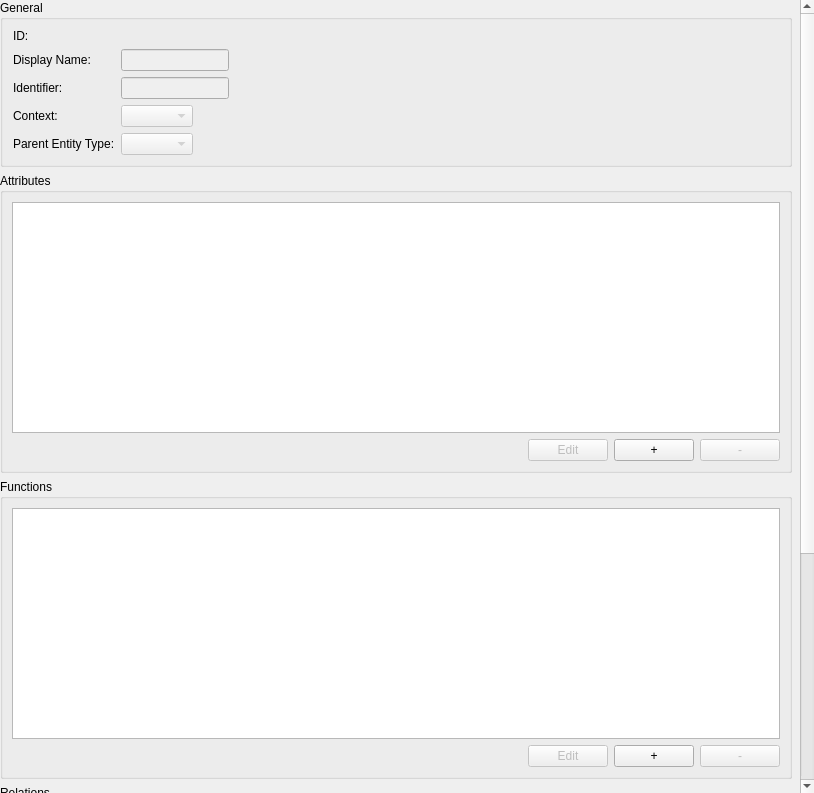
<?xml version="1.0" encoding="UTF-8"?>
<ui version="4.0">
 <class>MainWindowNS::PropertiesView</class>
 <widget class="QWidget" name="MainWindowNS::PropertiesView">
  <property name="geometry">
   <rect>
    <x>0</x>
    <y>0</y>
    <width>814</width>
    <height>793</height>
   </rect>
  </property>
  <property name="windowTitle">
   <string>Form</string>
  </property>
  <layout class="QVBoxLayout" name="verticalLayout_2" stretch="0">
   <property name="spacing">
    <number>0</number>
   </property>
   <property name="margin">
    <number>0</number>
   </property>
   <item>
    <widget class="QScrollArea" name="scrollArea">
     <property name="layoutDirection">
      <enum>Qt::LeftToRight</enum>
     </property>
     <property name="frameShape">
      <enum>QFrame::NoFrame</enum>
     </property>
     <property name="widgetResizable">
      <bool>true</bool>
     </property>
     <property name="alignment">
      <set>Qt::AlignHCenter|Qt::AlignTop</set>
     </property>
     <widget class="QWidget" name="scrollAreaWidgetContents">
      <property name="geometry">
       <rect>
        <x>0</x>
        <y>0</y>
        <width>799</width>
        <height>1110</height>
       </rect>
      </property>
      <layout class="QVBoxLayout" name="verticalLayout_5">
       <property name="leftMargin">
        <number>0</number>
       </property>
       <property name="topMargin">
        <number>0</number>
       </property>
       <property name="rightMargin">
        <number>0</number>
       </property>
       <property name="bottomMargin">
        <number>40</number>
       </property>
       <item>
        <widget class="QGroupBox" name="groupBoxGeneral">
         <property name="sizePolicy">
          <sizepolicy hsizetype="Fixed" vsizetype="Preferred">
           <horstretch>0</horstretch>
           <verstretch>0</verstretch>
          </sizepolicy>
         </property>
         <property name="minimumSize">
          <size>
           <width>792</width>
           <height>0</height>
          </size>
         </property>
         <property name="maximumSize">
          <size>
           <width>792</width>
           <height>16777215</height>
          </size>
         </property>
         <property name="title">
          <string>General</string>
         </property>
         <layout class="QVBoxLayout" name="verticalLayout_6">
          <item>
           <layout class="QFormLayout" name="formLayout">
            <property name="fieldGrowthPolicy">
             <enum>QFormLayout::FieldsStayAtSizeHint</enum>
            </property>
            <property name="leftMargin">
             <number>1</number>
            </property>
            <item row="1" column="0">
             <widget class="QLabel" name="label">
              <property name="text">
               <string>Display Name:</string>
              </property>
             </widget>
            </item>
            <item row="1" column="1">
             <widget class="QLineEdit" name="lineEditDisplayName">
              <property name="enabled">
               <bool>false</bool>
              </property>
             </widget>
            </item>
            <item row="3" column="0">
             <widget class="QLabel" name="label_2">
              <property name="text">
               <string>Context:</string>
              </property>
             </widget>
            </item>
            <item row="3" column="1">
             <widget class="QComboBox" name="comboBoxContext">
              <property name="enabled">
               <bool>false</bool>
              </property>
             </widget>
            </item>
            <item row="4" column="0">
             <widget class="QLabel" name="label_3">
              <property name="text">
               <string>Parent Entity Type:</string>
              </property>
             </widget>
            </item>
            <item row="4" column="1">
             <widget class="QComboBox" name="comboBoxParent">
              <property name="enabled">
               <bool>false</bool>
              </property>
             </widget>
            </item>
            <item row="2" column="0">
             <widget class="QLabel" name="label_4">
              <property name="text">
               <string>Identifier:</string>
              </property>
             </widget>
            </item>
            <item row="2" column="1">
             <widget class="QLineEdit" name="lineEditIdentifier">
              <property name="enabled">
               <bool>false</bool>
              </property>
             </widget>
            </item>
            <item row="0" column="0">
             <widget class="QLabel" name="label_5">
              <property name="text">
               <string>ID:</string>
              </property>
             </widget>
            </item>
            <item row="0" column="1">
             <widget class="QLabel" name="labelId">
              <property name="text">
               <string/>
              </property>
             </widget>
            </item>
           </layout>
          </item>
         </layout>
        </widget>
       </item>
       <item>
        <widget class="QGroupBox" name="groupBoxAttributes">
         <property name="sizePolicy">
          <sizepolicy hsizetype="Fixed" vsizetype="Minimum">
           <horstretch>0</horstretch>
           <verstretch>0</verstretch>
          </sizepolicy>
         </property>
         <property name="minimumSize">
          <size>
           <width>792</width>
           <height>300</height>
          </size>
         </property>
         <property name="maximumSize">
          <size>
           <width>792</width>
           <height>16777215</height>
          </size>
         </property>
         <property name="title">
          <string>Attributes</string>
         </property>
         <layout class="QVBoxLayout" name="verticalLayout">
          <item>
           <widget class="QTreeView" name="treeViewAttributes"/>
          </item>
          <item>
           <layout class="QHBoxLayout" name="horizontalLayout_2">
            <item>
             <spacer name="horizontalSpacer">
              <property name="orientation">
               <enum>Qt::Horizontal</enum>
              </property>
              <property name="sizeHint" stdset="0">
               <size>
                <width>40</width>
                <height>20</height>
               </size>
              </property>
             </spacer>
            </item>
            <item>
             <widget class="QPushButton" name="pushButtonEditAttribute">
              <property name="enabled">
               <bool>false</bool>
              </property>
              <property name="text">
               <string>Edit</string>
              </property>
             </widget>
            </item>
            <item>
             <widget class="QPushButton" name="pushButtonAddAttribute">
              <property name="text">
               <string>+</string>
              </property>
             </widget>
            </item>
            <item>
             <widget class="QPushButton" name="pushButtonRemoveAttribute">
              <property name="enabled">
               <bool>false</bool>
              </property>
              <property name="text">
               <string>-</string>
              </property>
             </widget>
            </item>
           </layout>
          </item>
         </layout>
        </widget>
       </item>
       <item>
        <widget class="QGroupBox" name="groupBoxFunctions">
         <property name="sizePolicy">
          <sizepolicy hsizetype="Fixed" vsizetype="Minimum">
           <horstretch>0</horstretch>
           <verstretch>0</verstretch>
          </sizepolicy>
         </property>
         <property name="minimumSize">
          <size>
           <width>792</width>
           <height>300</height>
          </size>
         </property>
         <property name="maximumSize">
          <size>
           <width>792</width>
           <height>16777215</height>
          </size>
         </property>
         <property name="title">
          <string>Functions</string>
         </property>
         <layout class="QVBoxLayout" name="verticalLayout_3">
          <item>
           <widget class="QTreeView" name="treeViewFunctions"/>
          </item>
          <item>
           <layout class="QHBoxLayout" name="horizontalLayout_4">
            <item>
             <spacer name="horizontalSpacer_3">
              <property name="orientation">
               <enum>Qt::Horizontal</enum>
              </property>
              <property name="sizeHint" stdset="0">
               <size>
                <width>40</width>
                <height>20</height>
               </size>
              </property>
             </spacer>
            </item>
            <item>
             <widget class="QPushButton" name="pushButtonEditFunction">
              <property name="enabled">
               <bool>false</bool>
              </property>
              <property name="text">
               <string>Edit</string>
              </property>
             </widget>
            </item>
            <item>
             <widget class="QPushButton" name="pushButtonAddFunction">
              <property name="text">
               <string>+</string>
              </property>
             </widget>
            </item>
            <item>
             <widget class="QPushButton" name="pushButtonRemoveFunction">
              <property name="enabled">
               <bool>false</bool>
              </property>
              <property name="text">
               <string>-</string>
              </property>
             </widget>
            </item>
           </layout>
          </item>
         </layout>
        </widget>
       </item>
       <item>
        <widget class="QGroupBox" name="groupBoxRelations">
         <property name="sizePolicy">
          <sizepolicy hsizetype="Minimum" vsizetype="Preferred">
           <horstretch>0</horstretch>
           <verstretch>0</verstretch>
          </sizepolicy>
         </property>
         <property name="minimumSize">
          <size>
           <width>792</width>
           <height>300</height>
          </size>
         </property>
         <property name="maximumSize">
          <size>
           <width>792</width>
           <height>16777215</height>
          </size>
         </property>
         <property name="title">
          <string>Relations</string>
         </property>
         <layout class="QVBoxLayout" name="verticalLayout_4">
          <item>
           <widget class="QTreeView" name="treeViewRelations"/>
          </item>
          <item>
           <layout class="QHBoxLayout" name="horizontalLayout_5">
            <item>
             <spacer name="horizontalSpacer_4">
              <property name="orientation">
               <enum>Qt::Horizontal</enum>
              </property>
              <property name="sizeHint" stdset="0">
               <size>
                <width>40</width>
                <height>20</height>
               </size>
              </property>
             </spacer>
            </item>
            <item>
             <widget class="QPushButton" name="pushButtonEditRelation">
              <property name="enabled">
               <bool>false</bool>
              </property>
              <property name="text">
               <string>Edit</string>
              </property>
             </widget>
            </item>
            <item>
             <widget class="QPushButton" name="pushButtonAddRelation">
              <property name="enabled">
               <bool>true</bool>
              </property>
              <property name="text">
               <string>+</string>
              </property>
             </widget>
            </item>
            <item>
             <widget class="QPushButton" name="pushButtonRemoveRelation">
              <property name="enabled">
               <bool>false</bool>
              </property>
              <property name="text">
               <string>-</string>
              </property>
             </widget>
            </item>
           </layout>
          </item>
         </layout>
        </widget>
       </item>
      </layout>
     </widget>
    </widget>
   </item>
  </layout>
 </widget>
 <resources/>
 <connections/>
</ui>
